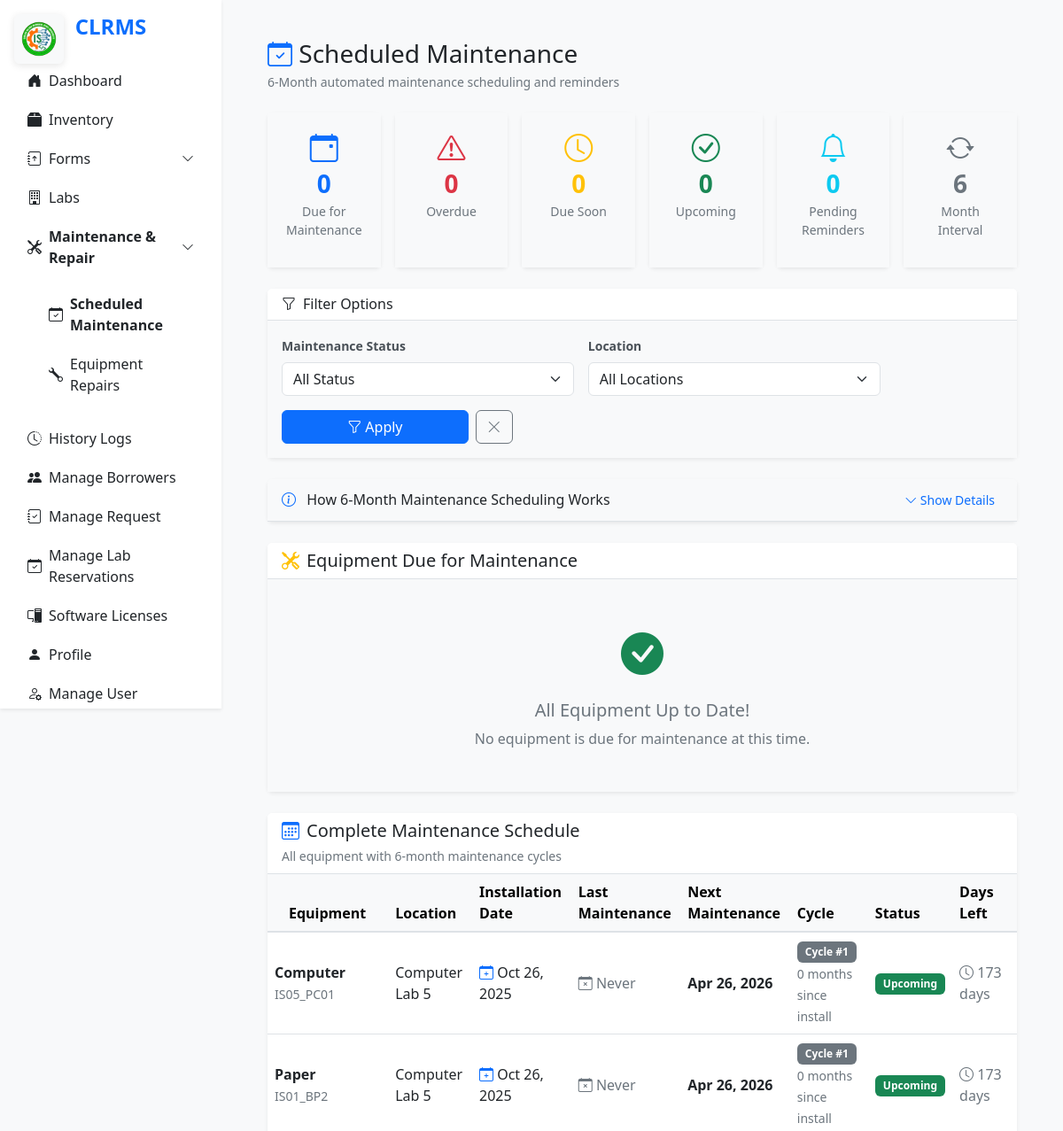
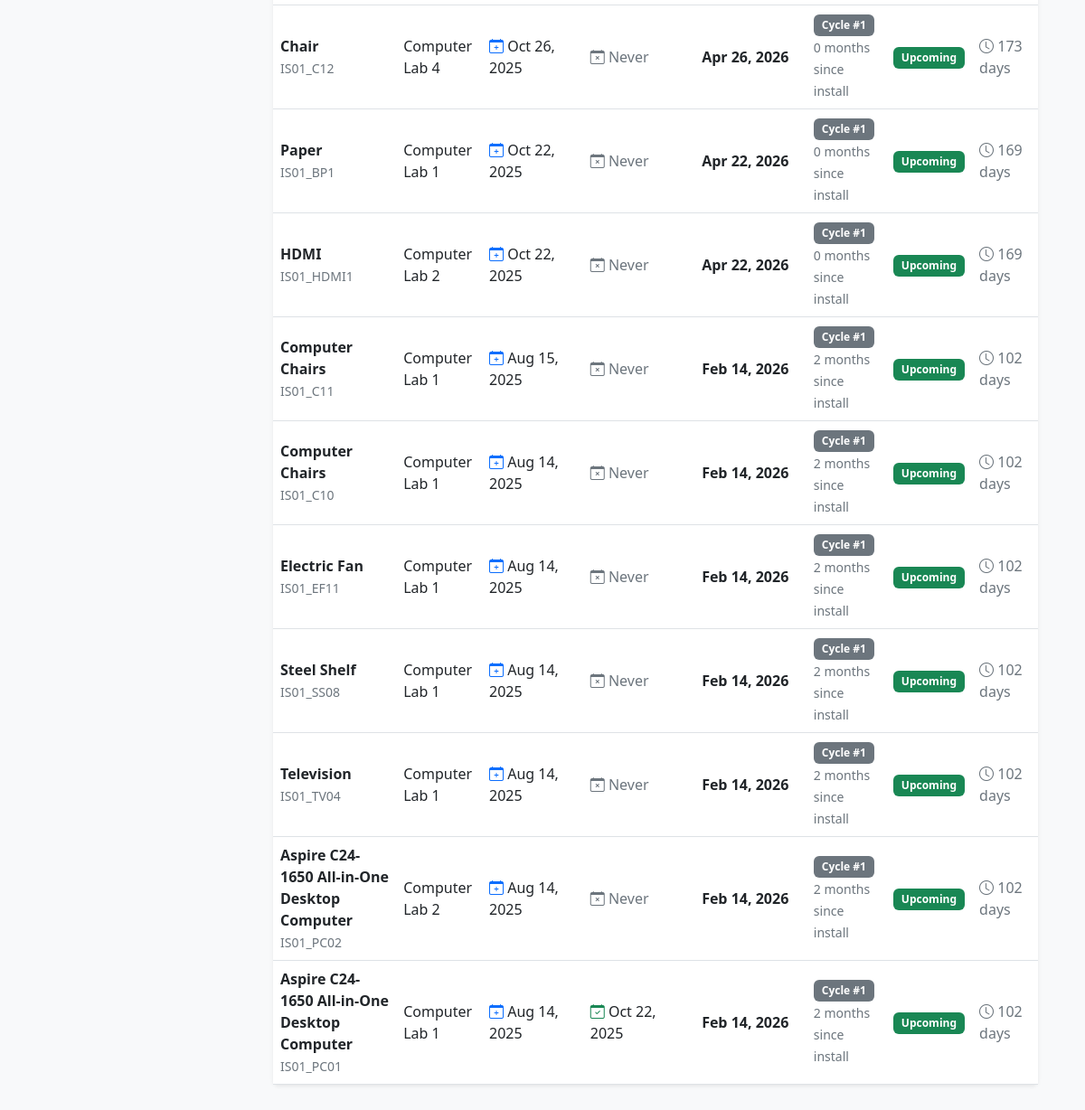
/pages/maintenance_scheduled.php (signed in), run on the app's committed database (2 pictures, top to bottom).
### tables this page shows
CREATE TABLE `equipment` (
  `id` int(11) NOT NULL,
  `name` varchar(100) NOT NULL,
  `serial_number` varchar(100) NOT NULL,
  `model` varchar(100) DEFAULT NULL,
  `status` enum('Available','Borrowed','Maintenance','Repair','Retired','Under Repair','Disposed','Transferred') DEFAULT 'Available',
  `location` varchar(100) NOT NULL,
  `category` varchar(50) DEFAULT 'Equipment',
  `remarks` text DEFAULT NULL,
  `date_transferred` date DEFAULT NULL,
  `installation_date` date DEFAULT NULL,
  `last_maintenance_date` date DEFAULT NULL,
  `next_maintenance_date` date DEFAULT NULL,
  `maintenance_interval_months` int(11) DEFAULT 6,
  `last_updated_by` int(11) DEFAULT NULL,
  `last_updated_at` datetime DEFAULT NULL,
  `is_archived` tinyint(1) DEFAULT 0
);

### pages/maintenance_scheduled.php (the view, shortened to what the rows shown need)
<?php
require_once '../classes/Equipment.php';
require_once '../classes/MaintenanceService.php';
$equipmentObj = new Equipment();
$allEquipment = $equipmentObj->getAllEquipment();
?>
<!DOCTYPE html>
<html lang="en">
<head>
    <link href="https://cdn.jsdelivr.net/npm/bootstrap@5.3.0/dist/css/bootstrap.min.css" rel="stylesheet">
    <link href="../assets/css/style.css" rel="stylesheet">
    <link href="https://cdn.jsdelivr.net/npm/bootstrap-icons@1.10.5/font/bootstrap-icons.css" rel="stylesheet">
    <link href="../assets/css/maintenance.css" rel="stylesheet">
</head>
<body class="bg-light">
<main class="main-content">
    <div class="container-fluid px-4 mt-4">
        <div class="d-flex align-items-center justify-content-between mb-4">
            <div>
                <h1 class="h3 mb-1">
                    <i class="bi bi-calendar-check text-primary"></i> Scheduled Maintenance
                </h1>
            </div>
        </div>
        <div class="card border-0 shadow-sm">
            <div class="card-body p-0">
                <?php
                $allEquipmentWithDates = array_filter($allEquipment, function($item) {
                    return !empty($item['installation_date']);
                });
                ?>
                <?php if (!empty($allEquipmentWithDates)): ?>
                    <div class="table-responsive">
                        <table class="table table-hover align-middle mb-0">
                            <thead class="table-light">
                                <tr>
                                    <th class="ps-4">Equipment</th>
                                    <th>Location</th>
                                    <th>Installation Date</th>
                                    <th>Last Maintenance</th>
                                    <th>Next Maintenance</th>
                                    <th>Cycle</th>
                                    <th>Status</th>
                                    <th class="pe-4">Days Left</th>
                                </tr>
                            </thead>
                        <tbody>
                            <?php foreach ($allEquipmentWithDates as $equipment): ?>
                                <?php
                                $installDate = new DateTime($equipment['installation_date']);
                                $nextMaintenance = new DateTime($equipment['next_maintenance_date']);
                                $today = new DateTime();
                                $daysUntilMaintenance = $today->diff($nextMaintenance)->days;
                                $monthsSinceInstall = $today->diff($installDate)->m + ($today->diff($installDate)->y * 12);
                                $cycleNumber = floor($monthsSinceInstall / 6) + 1;
                                if ($nextMaintenance < $today) {
                                    $status = 'Overdue';
                                    $statusClass = 'danger';
                                } elseif ($daysUntilMaintenance <= 30) {
                                    $status = 'Due Soon';
                                    $statusClass = 'warning';
                                } else {
                                    $status = 'Upcoming';
                                    $statusClass = 'success';
                                }
                                ?>
                                <tr>
                                    <td>
                                        <strong><?= htmlspecialchars($equipment['name']) ?></strong>
                                        <?php if (!empty($equipment['serial_number'])): ?>
                                            <br><small class="text-muted"><?= htmlspecialchars($equipment['serial_number']) ?></small>
                                        <?php endif; ?>
                                    </td>
                                    <td><?= htmlspecialchars($equipment['location']) ?></td>
                                    <td>
                                        <i class="bi bi-calendar-plus text-primary"></i>
                                        <?= date('M d, Y', strtotime($equipment['installation_date'])) ?>
                                    </td>
                                    <td>
                                        <?php if (!empty($equipment['last_maintenance_date'])): ?>
                                            <i class="bi bi-calendar-check text-success"></i>
                                            <?= date('M d, Y', strtotime($equipment['last_maintenance_date'])) ?>
                                        <?php else: ?>
                                            <span class="text-muted"><i class="bi bi-calendar-x"></i> Never</span>
                                        <?php endif; ?>
                                    </td>
                                    <td>
                                        <strong><?= date('M d, Y', strtotime($equipment['next_maintenance_date'])) ?></strong>
                                    </td>
                                    <td>
                                        <span class="badge bg-secondary">Cycle #<?= $cycleNumber ?></span>
                                        <br><small class="text-muted"><?= $monthsSinceInstall ?> months since install</small>
                                    </td>
                                    <td>
                                        <span class="badge bg-<?= $statusClass ?>"><?= $status ?></span>
                                    </td>
                                    <td>
                                        <?php if ($daysUntilMaintenance < 0): ?>
                                            <span class="text-danger fw-bold">
                                                <i class="bi bi-exclamation-triangle"></i>
                                                <?= abs($daysUntilMaintenance) ?> days overdue
                                            </span>
                                        <?php else: ?>
                                            <span class="text-muted">
                                                <i class="bi bi-clock"></i>
                                                <?= $daysUntilMaintenance ?> days
                                            </span>
                                        <?php endif; ?>
                                    </td>
                                </tr>
                            <?php endforeach; ?>
                        </tbody>
                    </table>
                    </div>
                <?php endif; ?>
            </div>
        </div>
    </div>
</main>
</body>
</html>

### data on the page
equipment: name "Computer", serial_number "IS05_PC01", location "Computer Lab 5", installation_date "Oct 26, 2025", shows "Never", next_maintenance_date "Apr 26, 2026", next_maintenance_date "Upcoming"
equipment: name "Paper", serial_number "IS01_BP2", location "Computer Lab 5", installation_date "Oct 26, 2025", shows "Never", next_maintenance_date "Apr 26, 2026", next_maintenance_date "Upcoming"
equipment: name "Chair", serial_number "IS01_C12", location "Computer Lab 4", installation_date "Oct 26, 2025", shows "Never", next_maintenance_date "Apr 26, 2026", next_maintenance_date "Upcoming"
equipment: name "Paper", serial_number "IS01_BP1", location "Computer Lab 1", installation_date "Oct 22, 2025", shows "Never", next_maintenance_date "Apr 22, 2026", next_maintenance_date "Upcoming"
equipment: name "HDMI", serial_number "IS01_HDMI1", location "Computer Lab 2", installation_date "Oct 22, 2025", shows "Never", next_maintenance_date "Apr 22, 2026", next_maintenance_date "Upcoming"
equipment: name "Computer Chairs", serial_number "IS01_C11", location "Computer Lab 1", installation_date "Aug 15, 2025", shows "Never", next_maintenance_date "Feb 14, 2026", next_maintenance_date "Upcoming"
equipment: name "Computer Chairs", serial_number "IS01_C10", location "Computer Lab 1", installation_date "Aug 14, 2025", shows "Never", next_maintenance_date "Feb 14, 2026", next_maintenance_date "Upcoming"
equipment: name "Electric Fan", serial_number "IS01_EF11", location "Computer Lab 1", installation_date "Aug 14, 2025", shows "Never", next_maintenance_date "Feb 14, 2026", next_maintenance_date "Upcoming"
equipment: name "Steel Shelf", serial_number "IS01_SS08", location "Computer Lab 1", installation_date "Aug 14, 2025", shows "Never", next_maintenance_date "Feb 14, 2026", next_maintenance_date "Upcoming"
equipment: name "Television", serial_number "IS01_TV04", location "Computer Lab 1", installation_date "Aug 14, 2025", shows "Never", next_maintenance_date "Feb 14, 2026", next_maintenance_date "Upcoming"
equipment: name "Aspire C24-1650 All-in-One Desktop Computer", serial_number "IS01_PC02", location "Computer Lab 2", installation_date "Aug 14, 2025", shows "Never", next_maintenance_date "Feb 14, 2026", next_maintenance_date "Upcoming"
equipment: name "Aspire C24-1650 All-in-One Desktop Computer", serial_number "IS01_PC01", location "Computer Lab 1", installation_date "Aug 14, 2025", last_maintenance_date "Oct 22, 2025", next_maintenance_date "Feb 14, 2026", next_maintenance_date "Upcoming"

### other printed values
count($equipmentDueForMaintenance) "0"
count($pendingReminders) "0"
